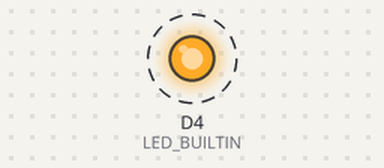
A program run on a simulated ESP8266 (Wemos D1 mini). Parts: output pins drawn as LEDs (lit = HIGH, except the on-board LED, lit = LOW). Dashed ring = blinking. What the program prints to the serial monitor is not drawn. At 4.0 s the program puts the board to deep sleep or switches it off; the recording ends there.

Above: at 0.05 s.
Timing chart, 0 to 3.0 s (numbered marks = the images above):
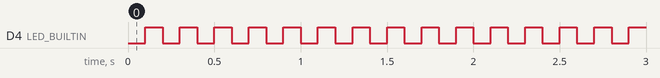

The program:

main.cpp
```cpp
/***
 * Ejemplo básico de Deep Sleep - Sueño profundo con un WeMos D1 Mini
 * Parpadea el led y se va a dormir durante 10 segundos
 * Es necesario unir los pines D0 y RST para que se repita el proceso
 * Para reprogramar el ESP, desconecte la unión D0 - RST
 *
 * Este código y más documentación en:
 *
 * http://jdelacasa.es/2016/08/30/wemos-d1-mini-consumo-en-modo-deepsleep/
 * https://randomnerdtutorials.com/esp8266-deep-sleep-with-arduino-ide/
 *
 * */

#include <Arduino.h>

// Duerme durante 10 segundos => 10e6 => 10 * 1000000
const int segundosDormido = 10e6;
const int segundos = segundosDormido / 1000000;

void setup() {

  Serial.begin(115200);

  // Espere a que se inicie el serial.
  while(!Serial) { }

  Serial.println("\n\nDespierto");

  // Led en placa como salida
  pinMode(LED_BUILTIN, OUTPUT);

  // Conecte D0 a RST para despertarse
  pinMode(D0, WAKEUP_PULLUP);

  // LED: LOW = on, HIGH = off
  Serial.println("Comienza a parpadear");
  for (int i = 0; i < 20; i++)
  {
    digitalWrite(LED_BUILTIN, LOW);
    delay(100);
    digitalWrite(LED_BUILTIN, HIGH);
    delay(100);
  }
  Serial.println("Deja de parpadear");

  Serial.printf("Dormir durante %d segundos\n\n", segundos);

  // Instrucción para ponerse a dormir
  ESP.deepSleep(segundosDormido);
}

void loop() {
  // Vacío
}
```

Measured:
- by itself, D4 (LED_BUILTIN): alternates HIGH for 0.10 s and LOW for 0.10 s
